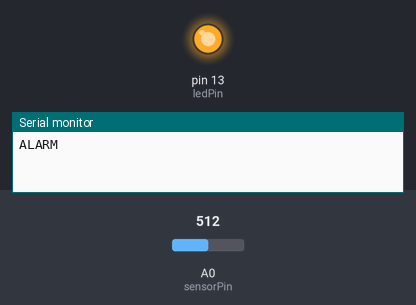
A sketch run on a simulated Arduino Uno, built with avr-gcc and run on an emulated ATmega328P. On the bench: output pins drawn as LEDs (lit = HIGH), the last lines printed to the serial monitor. The test bench sets the inputs (shaded band); at power-on: A0 (sensorPin) = 512.

Above: at 1.2 s.
1.3 s: A0 (sensorPin) set to 109
2.9 s: A0 (sensorPin) set to 96
At 3.7 s:
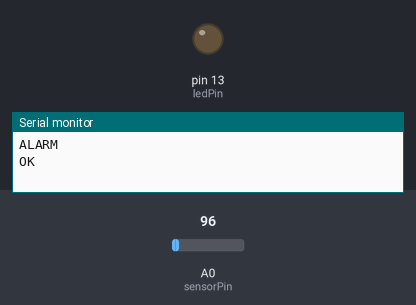
4.8 s: A0 (sensorPin) set to 122
At 6.0 s:
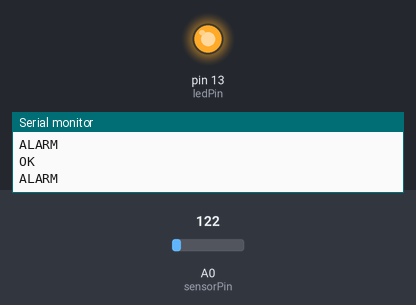
6.3 s: A0 (sensorPin) set to 90
At 7.5 s:
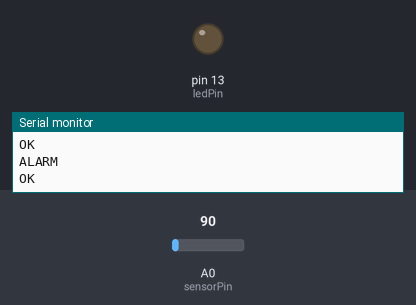
Timing chart, 0 to 9.2 s (numbered marks = the images above; inputs shaded):
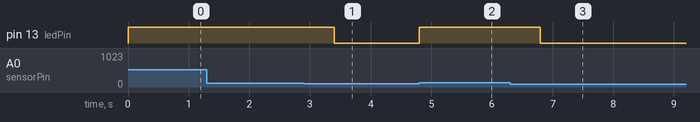

The sketch:

pir.ino
```cpp
int sensorPin = A0;    // select the input pin for the potentiometer
int ledPin = 13;      // select the pin for the LED
int sensorValue = 0;  // variable to store the value coming from the sensor
int threshold = 100;
int coolDownMillis = 500;
unsigned long alarmCooldownStart;
boolean alarmRaised;

void setup() {
  // declare the ledPin as an OUTPUT:
  pinMode(ledPin, OUTPUT);
  Serial.begin(9600);
}

void loop() {
  // read the value from the sensor:
  sensorValue = analogRead(sensorPin);
//  Serial.println(sensorValue);

  if (sensorValue > threshold) {
    alarmCooldownStart = millis();
    if (!alarmRaised) {
      alarmRaised = true;
      Serial.println("ALARM");
      digitalWrite(ledPin, HIGH);
    }
  } else {
    if (millis() - alarmCooldownStart >= coolDownMillis && alarmRaised) {
      alarmRaised = false;
      digitalWrite(ledPin, LOW);
      Serial.println("OK");
    }
  }
}
```

Measured:
- the behaviour switches between 101 and 100 on A0 (sensorPin) (found by bisection; images 0 and 1)
- after the input at 1.3 s, every drawn part: stays the same
- after the input at 2.9 s, pin 13 (ledPin): HIGH → LOW after 0.50 s
- after the input at 4.8 s, pin 13 (ledPin): LOW → HIGH at once
- after the input at 6.3 s, pin 13 (ledPin): HIGH → LOW after 0.50 s
